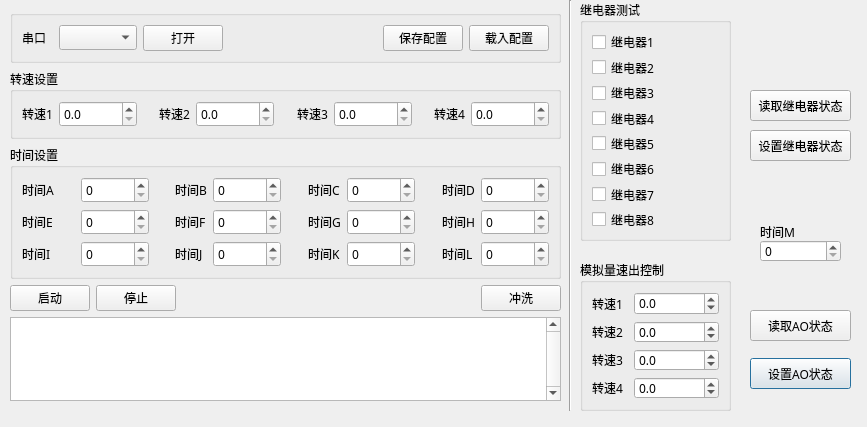
<?xml version="1.0" encoding="UTF-8"?>
<ui version="4.0">
 <class>PumpControlDlg</class>
 <widget class="QDialog" name="PumpControlDlg">
  <property name="geometry">
   <rect>
    <x>0</x>
    <y>0</y>
    <width>867</width>
    <height>427</height>
   </rect>
  </property>
  <property name="font">
   <font>
    <family>微软雅黑</family>
    <pointsize>9</pointsize>
   </font>
  </property>
  <property name="windowTitle">
   <string>进样控制</string>
  </property>
  <widget class="QLabel" name="label_30">
   <property name="geometry">
    <rect>
     <x>760</x>
     <y>220</y>
     <width>41</width>
     <height>23</height>
    </rect>
   </property>
   <property name="text">
    <string>时间M</string>
   </property>
  </widget>
  <widget class="QGroupBox" name="groupBox_4">
   <property name="geometry">
    <rect>
     <x>580</x>
     <y>0</y>
     <width>151</width>
     <height>241</height>
    </rect>
   </property>
   <property name="title">
    <string>继电器测试</string>
   </property>
   <layout class="QGridLayout" name="gridLayout_4">
    <item row="0" column="0">
     <widget class="QCheckBox" name="checkBox">
      <property name="text">
       <string>继电器1</string>
      </property>
     </widget>
    </item>
    <item row="1" column="0">
     <widget class="QCheckBox" name="checkBox_2">
      <property name="text">
       <string>继电器2</string>
      </property>
     </widget>
    </item>
    <item row="2" column="0">
     <widget class="QCheckBox" name="checkBox_3">
      <property name="text">
       <string>继电器3</string>
      </property>
     </widget>
    </item>
    <item row="3" column="0">
     <widget class="QCheckBox" name="checkBox_4">
      <property name="text">
       <string>继电器4</string>
      </property>
     </widget>
    </item>
    <item row="4" column="0">
     <widget class="QCheckBox" name="checkBox_5">
      <property name="text">
       <string>继电器5</string>
      </property>
     </widget>
    </item>
    <item row="5" column="0">
     <widget class="QCheckBox" name="checkBox_6">
      <property name="text">
       <string>继电器6</string>
      </property>
     </widget>
    </item>
    <item row="6" column="0">
     <widget class="QCheckBox" name="checkBox_7">
      <property name="text">
       <string>继电器7</string>
      </property>
     </widget>
    </item>
    <item row="7" column="0">
     <widget class="QCheckBox" name="checkBox_8">
      <property name="text">
       <string>继电器8</string>
      </property>
     </widget>
    </item>
   </layout>
  </widget>
  <widget class="QGroupBox" name="groupBox_5">
   <property name="geometry">
    <rect>
     <x>580</x>
     <y>260</y>
     <width>151</width>
     <height>151</height>
    </rect>
   </property>
   <property name="title">
    <string>模拟量速出控制</string>
   </property>
   <layout class="QGridLayout" name="gridLayout_5">
    <item row="0" column="0">
     <layout class="QHBoxLayout" name="horizontalLayout_42">
      <item>
       <layout class="QHBoxLayout" name="horizontalLayout_43">
        <item>
         <widget class="QLabel" name="label_31">
          <property name="text">
           <string>转速1</string>
          </property>
         </widget>
        </item>
        <item>
         <widget class="QDoubleSpinBox" name="doubleSpinBox_speed1">
          <property name="minimumSize">
           <size>
            <width>85</width>
            <height>0</height>
           </size>
          </property>
          <property name="decimals">
           <number>1</number>
          </property>
          <property name="minimum">
           <double>-10.000000000000000</double>
          </property>
          <property name="maximum">
           <double>10.000000000000000</double>
          </property>
         </widget>
        </item>
       </layout>
      </item>
     </layout>
    </item>
    <item row="1" column="0">
     <layout class="QHBoxLayout" name="horizontalLayout_44">
      <item>
       <layout class="QHBoxLayout" name="horizontalLayout_45">
        <item>
         <widget class="QLabel" name="label_32">
          <property name="text">
           <string>转速2</string>
          </property>
         </widget>
        </item>
        <item>
         <widget class="QDoubleSpinBox" name="doubleSpinBox_speed2">
          <property name="minimumSize">
           <size>
            <width>85</width>
            <height>0</height>
           </size>
          </property>
          <property name="decimals">
           <number>1</number>
          </property>
          <property name="minimum">
           <double>-10.000000000000000</double>
          </property>
          <property name="maximum">
           <double>10.000000000000000</double>
          </property>
         </widget>
        </item>
       </layout>
      </item>
     </layout>
    </item>
    <item row="2" column="0">
     <layout class="QHBoxLayout" name="horizontalLayout_46">
      <item>
       <layout class="QHBoxLayout" name="horizontalLayout_47">
        <item>
         <widget class="QLabel" name="label_33">
          <property name="text">
           <string>转速3</string>
          </property>
         </widget>
        </item>
        <item>
         <widget class="QDoubleSpinBox" name="doubleSpinBox_speed3">
          <property name="minimumSize">
           <size>
            <width>85</width>
            <height>0</height>
           </size>
          </property>
          <property name="decimals">
           <number>1</number>
          </property>
          <property name="minimum">
           <double>-10.000000000000000</double>
          </property>
          <property name="maximum">
           <double>10.000000000000000</double>
          </property>
         </widget>
        </item>
       </layout>
      </item>
     </layout>
    </item>
    <item row="3" column="0">
     <layout class="QHBoxLayout" name="horizontalLayout_48">
      <item>
       <layout class="QHBoxLayout" name="horizontalLayout_49">
        <item>
         <widget class="QLabel" name="label_34">
          <property name="text">
           <string>转速4</string>
          </property>
         </widget>
        </item>
        <item>
         <widget class="QDoubleSpinBox" name="doubleSpinBox_speed4">
          <property name="minimumSize">
           <size>
            <width>85</width>
            <height>0</height>
           </size>
          </property>
          <property name="decimals">
           <number>1</number>
          </property>
          <property name="minimum">
           <double>-10.000000000000000</double>
          </property>
          <property name="maximum">
           <double>10.000000000000000</double>
          </property>
         </widget>
        </item>
       </layout>
      </item>
     </layout>
    </item>
   </layout>
  </widget>
  <widget class="QPushButton" name="pushButton_setao">
   <property name="geometry">
    <rect>
     <x>750</x>
     <y>358</y>
     <width>101</width>
     <height>31</height>
    </rect>
   </property>
   <property name="text">
    <string>设置AO状态</string>
   </property>
  </widget>
  <widget class="QPushButton" name="pushButton_readrelay">
   <property name="geometry">
    <rect>
     <x>750</x>
     <y>90</y>
     <width>101</width>
     <height>31</height>
    </rect>
   </property>
   <property name="text">
    <string>读取继电器状态</string>
   </property>
  </widget>
  <widget class="QSpinBox" name="spinBox_M">
   <property name="geometry">
    <rect>
     <x>760</x>
     <y>240</y>
     <width>81</width>
     <height>22</height>
    </rect>
   </property>
   <property name="maximum">
    <number>9999999</number>
   </property>
  </widget>
  <widget class="Line" name="line">
   <property name="geometry">
    <rect>
     <x>560</x>
     <y>0</y>
     <width>20</width>
     <height>411</height>
    </rect>
   </property>
   <property name="orientation">
    <enum>Qt::Vertical</enum>
   </property>
  </widget>
  <widget class="QWidget" name="layoutWidget">
   <property name="geometry">
    <rect>
     <x>10</x>
     <y>10</y>
     <width>551</width>
     <height>391</height>
    </rect>
   </property>
   <layout class="QVBoxLayout" name="verticalLayout_2">
    <item>
     <widget class="QGroupBox" name="groupBox">
      <property name="title">
       <string/>
      </property>
      <layout class="QGridLayout" name="gridLayout">
       <item row="0" column="0">
        <layout class="QHBoxLayout" name="horizontalLayout_3">
         <item>
          <layout class="QHBoxLayout" name="horizontalLayout">
           <item>
            <widget class="QLabel" name="label">
             <property name="minimumSize">
              <size>
               <width>31</width>
               <height>0</height>
              </size>
             </property>
             <property name="text">
              <string>串口</string>
             </property>
            </widget>
           </item>
           <item>
            <widget class="QComboBox" name="comboBox">
             <property name="minimumSize">
              <size>
               <width>78</width>
               <height>0</height>
              </size>
             </property>
            </widget>
           </item>
          </layout>
         </item>
         <item>
          <widget class="QPushButton" name="pushButton_open">
           <property name="text">
            <string>打开</string>
           </property>
           <property name="checkable">
            <bool>true</bool>
           </property>
          </widget>
         </item>
         <item>
          <spacer name="horizontalSpacer">
           <property name="orientation">
            <enum>Qt::Horizontal</enum>
           </property>
           <property name="sizeHint" stdset="0">
            <size>
             <width>40</width>
             <height>20</height>
            </size>
           </property>
          </spacer>
         </item>
         <item>
          <layout class="QHBoxLayout" name="horizontalLayout_2">
           <item>
            <widget class="QPushButton" name="pushButton_save">
             <property name="text">
              <string>保存配置</string>
             </property>
            </widget>
           </item>
           <item>
            <widget class="QPushButton" name="pushButton_load">
             <property name="text">
              <string>载入配置</string>
             </property>
            </widget>
           </item>
          </layout>
         </item>
        </layout>
       </item>
      </layout>
     </widget>
    </item>
    <item>
     <widget class="QGroupBox" name="groupBox_2">
      <property name="title">
       <string>转速设置</string>
      </property>
      <layout class="QGridLayout" name="gridLayout_2">
       <item row="0" column="0">
        <layout class="QHBoxLayout" name="horizontalLayout_8">
         <item>
          <layout class="QHBoxLayout" name="horizontalLayout_4">
           <item>
            <widget class="QLabel" name="label_2">
             <property name="text">
              <string>转速1</string>
             </property>
            </widget>
           </item>
           <item>
            <widget class="QDoubleSpinBox" name="doubleSpinBox_s1">
             <property name="minimumSize">
              <size>
               <width>78</width>
               <height>0</height>
              </size>
             </property>
             <property name="decimals">
              <number>1</number>
             </property>
             <property name="maximum">
              <double>10.000000000000000</double>
             </property>
            </widget>
           </item>
          </layout>
         </item>
         <item>
          <spacer name="horizontalSpacer_6">
           <property name="orientation">
            <enum>Qt::Horizontal</enum>
           </property>
           <property name="sizeHint" stdset="0">
            <size>
             <width>40</width>
             <height>20</height>
            </size>
           </property>
          </spacer>
         </item>
         <item>
          <layout class="QHBoxLayout" name="horizontalLayout_5">
           <item>
            <widget class="QLabel" name="label_3">
             <property name="text">
              <string>转速2</string>
             </property>
            </widget>
           </item>
           <item>
            <widget class="QDoubleSpinBox" name="doubleSpinBox_s2">
             <property name="minimumSize">
              <size>
               <width>78</width>
               <height>0</height>
              </size>
             </property>
             <property name="decimals">
              <number>1</number>
             </property>
             <property name="maximum">
              <double>10.000000000000000</double>
             </property>
            </widget>
           </item>
          </layout>
         </item>
         <item>
          <spacer name="horizontalSpacer_7">
           <property name="orientation">
            <enum>Qt::Horizontal</enum>
           </property>
           <property name="sizeHint" stdset="0">
            <size>
             <width>40</width>
             <height>20</height>
            </size>
           </property>
          </spacer>
         </item>
         <item>
          <layout class="QHBoxLayout" name="horizontalLayout_6">
           <item>
            <widget class="QLabel" name="label_4">
             <property name="text">
              <string>转速3</string>
             </property>
            </widget>
           </item>
           <item>
            <widget class="QDoubleSpinBox" name="doubleSpinBox_s3">
             <property name="minimumSize">
              <size>
               <width>78</width>
               <height>0</height>
              </size>
             </property>
             <property name="decimals">
              <number>1</number>
             </property>
             <property name="maximum">
              <double>10.000000000000000</double>
             </property>
            </widget>
           </item>
          </layout>
         </item>
         <item>
          <spacer name="horizontalSpacer_8">
           <property name="orientation">
            <enum>Qt::Horizontal</enum>
           </property>
           <property name="sizeHint" stdset="0">
            <size>
             <width>40</width>
             <height>20</height>
            </size>
           </property>
          </spacer>
         </item>
         <item>
          <layout class="QHBoxLayout" name="horizontalLayout_7">
           <item>
            <widget class="QLabel" name="label_5">
             <property name="text">
              <string>转速4</string>
             </property>
            </widget>
           </item>
           <item>
            <widget class="QDoubleSpinBox" name="doubleSpinBox_s4">
             <property name="minimumSize">
              <size>
               <width>78</width>
               <height>0</height>
              </size>
             </property>
             <property name="decimals">
              <number>1</number>
             </property>
             <property name="maximum">
              <double>10.000000000000000</double>
             </property>
            </widget>
           </item>
          </layout>
         </item>
        </layout>
       </item>
      </layout>
     </widget>
    </item>
    <item>
     <widget class="QGroupBox" name="groupBox_3">
      <property name="title">
       <string>时间设置</string>
      </property>
      <layout class="QGridLayout" name="gridLayout_3">
       <item row="0" column="2">
        <layout class="QHBoxLayout" name="horizontalLayout_12">
         <item>
          <layout class="QVBoxLayout" name="verticalLayout_5">
           <item>
            <widget class="QLabel" name="label_19">
             <property name="text">
              <string>时间B</string>
             </property>
            </widget>
           </item>
           <item>
            <widget class="QLabel" name="label_23">
             <property name="text">
              <string>时间F</string>
             </property>
            </widget>
           </item>
           <item>
            <widget class="QLabel" name="label_27">
             <property name="text">
              <string>时间J</string>
             </property>
            </widget>
           </item>
          </layout>
         </item>
         <item>
          <layout class="QVBoxLayout" name="verticalLayout_4">
           <item>
            <widget class="QSpinBox" name="spinBox_B">
             <property name="maximum">
              <number>9999999</number>
             </property>
            </widget>
           </item>
           <item>
            <widget class="QSpinBox" name="spinBox_F">
             <property name="maximum">
              <number>9999999</number>
             </property>
            </widget>
           </item>
           <item>
            <widget class="QSpinBox" name="spinBox_J">
             <property name="maximum">
              <number>9999999</number>
             </property>
            </widget>
           </item>
          </layout>
         </item>
        </layout>
       </item>
       <item row="0" column="6">
        <layout class="QHBoxLayout" name="horizontalLayout_10">
         <item>
          <layout class="QVBoxLayout" name="verticalLayout_9">
           <item>
            <widget class="QLabel" name="label_21">
             <property name="text">
              <string>时间D</string>
             </property>
            </widget>
           </item>
           <item>
            <widget class="QLabel" name="label_25">
             <property name="text">
              <string>时间H</string>
             </property>
            </widget>
           </item>
           <item>
            <widget class="QLabel" name="label_29">
             <property name="text">
              <string>时间L</string>
             </property>
            </widget>
           </item>
          </layout>
         </item>
         <item>
          <layout class="QVBoxLayout" name="verticalLayout_8">
           <item>
            <widget class="QSpinBox" name="spinBox_D">
             <property name="maximum">
              <number>9999999</number>
             </property>
            </widget>
           </item>
           <item>
            <widget class="QSpinBox" name="spinBox_H">
             <property name="maximum">
              <number>9999999</number>
             </property>
            </widget>
           </item>
           <item>
            <widget class="QSpinBox" name="spinBox_L">
             <property name="maximum">
              <number>9999999</number>
             </property>
            </widget>
           </item>
          </layout>
         </item>
        </layout>
       </item>
       <item row="0" column="0">
        <layout class="QHBoxLayout" name="horizontalLayout_9">
         <item>
          <layout class="QVBoxLayout" name="verticalLayout_3">
           <item>
            <widget class="QLabel" name="label_18">
             <property name="text">
              <string>时间A</string>
             </property>
            </widget>
           </item>
           <item>
            <widget class="QLabel" name="label_22">
             <property name="text">
              <string>时间E</string>
             </property>
            </widget>
           </item>
           <item>
            <widget class="QLabel" name="label_26">
             <property name="text">
              <string>时间I</string>
             </property>
            </widget>
           </item>
          </layout>
         </item>
         <item>
          <spacer name="horizontalSpacer_3">
           <property name="orientation">
            <enum>Qt::Horizontal</enum>
           </property>
           <property name="sizeHint" stdset="0">
            <size>
             <width>40</width>
             <height>20</height>
            </size>
           </property>
          </spacer>
         </item>
         <item>
          <layout class="QVBoxLayout" name="verticalLayout">
           <item>
            <widget class="QSpinBox" name="spinBox_A">
             <property name="maximum">
              <number>9999999</number>
             </property>
            </widget>
           </item>
           <item>
            <widget class="QSpinBox" name="spinBox_E">
             <property name="maximum">
              <number>9999999</number>
             </property>
            </widget>
           </item>
           <item>
            <widget class="QSpinBox" name="spinBox_I">
             <property name="maximum">
              <number>9999999</number>
             </property>
            </widget>
           </item>
          </layout>
         </item>
        </layout>
       </item>
       <item row="0" column="4">
        <layout class="QHBoxLayout" name="horizontalLayout_11">
         <item>
          <layout class="QVBoxLayout" name="verticalLayout_6">
           <item>
            <widget class="QLabel" name="label_20">
             <property name="text">
              <string>时间C</string>
             </property>
            </widget>
           </item>
           <item>
            <widget class="QLabel" name="label_24">
             <property name="text">
              <string>时间G</string>
             </property>
            </widget>
           </item>
           <item>
            <widget class="QLabel" name="label_28">
             <property name="text">
              <string>时间K</string>
             </property>
            </widget>
           </item>
          </layout>
         </item>
         <item>
          <layout class="QVBoxLayout" name="verticalLayout_7">
           <item>
            <widget class="QSpinBox" name="spinBox_C">
             <property name="maximum">
              <number>9999999</number>
             </property>
            </widget>
           </item>
           <item>
            <widget class="QSpinBox" name="spinBox_G">
             <property name="maximum">
              <number>9999999</number>
             </property>
            </widget>
           </item>
           <item>
            <widget class="QSpinBox" name="spinBox_K">
             <property name="maximum">
              <number>9999999</number>
             </property>
            </widget>
           </item>
          </layout>
         </item>
        </layout>
       </item>
       <item row="0" column="1">
        <spacer name="horizontalSpacer_4">
         <property name="orientation">
          <enum>Qt::Horizontal</enum>
         </property>
         <property name="sizeHint" stdset="0">
          <size>
           <width>40</width>
           <height>20</height>
          </size>
         </property>
        </spacer>
       </item>
       <item row="0" column="3">
        <spacer name="horizontalSpacer_5">
         <property name="orientation">
          <enum>Qt::Horizontal</enum>
         </property>
         <property name="sizeHint" stdset="0">
          <size>
           <width>40</width>
           <height>20</height>
          </size>
         </property>
        </spacer>
       </item>
       <item row="0" column="5">
        <spacer name="horizontalSpacer_9">
         <property name="orientation">
          <enum>Qt::Horizontal</enum>
         </property>
         <property name="sizeHint" stdset="0">
          <size>
           <width>40</width>
           <height>20</height>
          </size>
         </property>
        </spacer>
       </item>
      </layout>
     </widget>
    </item>
    <item>
     <layout class="QHBoxLayout" name="horizontalLayout_39">
      <item>
       <widget class="QPushButton" name="pushButton_start">
        <property name="text">
         <string>启动</string>
        </property>
       </widget>
      </item>
      <item>
       <widget class="QPushButton" name="pushButton_stop">
        <property name="text">
         <string>停止</string>
        </property>
       </widget>
      </item>
      <item>
       <spacer name="horizontalSpacer_2">
        <property name="orientation">
         <enum>Qt::Horizontal</enum>
        </property>
        <property name="sizeHint" stdset="0">
         <size>
          <width>40</width>
          <height>20</height>
         </size>
        </property>
       </spacer>
      </item>
      <item>
       <widget class="QPushButton" name="pushButton_wash">
        <property name="text">
         <string>冲洗</string>
        </property>
       </widget>
      </item>
     </layout>
    </item>
    <item>
     <widget class="QPlainTextEdit" name="plainTextEdit">
      <property name="verticalScrollBarPolicy">
       <enum>Qt::ScrollBarAlwaysOn</enum>
      </property>
      <property name="horizontalScrollBarPolicy">
       <enum>Qt::ScrollBarAlwaysOff</enum>
      </property>
     </widget>
    </item>
   </layout>
  </widget>
  <widget class="QPushButton" name="pushButton_setrelay">
   <property name="geometry">
    <rect>
     <x>750</x>
     <y>130</y>
     <width>101</width>
     <height>31</height>
    </rect>
   </property>
   <property name="text">
    <string>设置继电器状态</string>
   </property>
  </widget>
  <widget class="QPushButton" name="pushButton_readao">
   <property name="geometry">
    <rect>
     <x>750</x>
     <y>310</y>
     <width>101</width>
     <height>31</height>
    </rect>
   </property>
   <property name="text">
    <string>读取AO状态</string>
   </property>
  </widget>
 </widget>
 <resources/>
 <connections/>
</ui>
